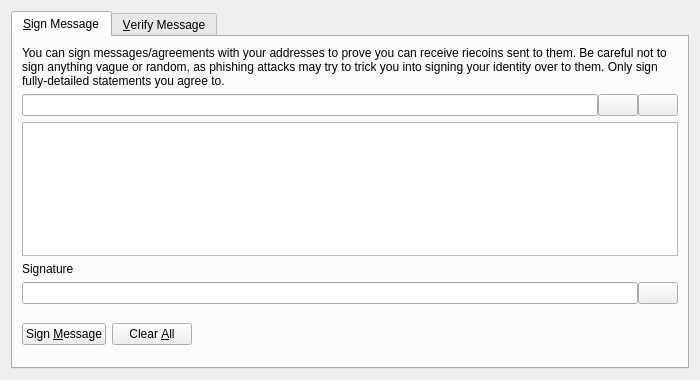
<?xml version="1.0" encoding="UTF-8"?>
<ui version="4.0">
 <class>SignVerifyMessageDialog</class>
 <widget class="QDialog" name="SignVerifyMessageDialog">
  <property name="geometry">
   <rect>
    <x>0</x>
    <y>0</y>
    <width>700</width>
    <height>380</height>
   </rect>
  </property>
  <property name="windowTitle">
   <string>Signatures - Sign / Verify a Message</string>
  </property>
  <property name="modal">
   <bool>true</bool>
  </property>
  <layout class="QVBoxLayout" name="verticalLayout">
   <item>
    <widget class="QTabWidget" name="tabWidget">
     <property name="currentIndex">
      <number>0</number>
     </property>
     <widget class="QWidget" name="tabSignMessage">
      <attribute name="title">
       <string>&amp;Sign Message</string>
      </attribute>
      <layout class="QVBoxLayout" name="verticalLayout_SM">
       <item>
        <widget class="QLabel" name="infoLabel_SM">
         <property name="text">
          <string>You can sign messages/agreements with your addresses to prove you can receive riecoins sent to them. Be careful not to sign anything vague or random, as phishing attacks may try to trick you into signing your identity over to them. Only sign fully-detailed statements you agree to.</string>
         </property>
         <property name="textFormat">
          <enum>Qt::PlainText</enum>
         </property>
         <property name="wordWrap">
          <bool>true</bool>
         </property>
        </widget>
       </item>
       <item>
        <layout class="QHBoxLayout" name="horizontalLayout_1_SM">
         <property name="spacing">
          <number>0</number>
         </property>
         <item>
          <widget class="QValidatedLineEdit" name="addressIn_SM">
           <property name="toolTip">
            <string>The Riecoin address to sign the message with</string>
           </property>
          </widget>
         </item>
         <item>
          <widget class="QPushButton" name="addressBookButton_SM">
           <property name="toolTip">
            <string>Choose previously used address</string>
           </property>
           <property name="text">
            <string/>
           </property>
           <property name="icon">
            <iconset resource="../bitcoin.qrc">
             <normaloff>:/icons/address-book</normaloff>:/icons/address-book</iconset>
           </property>
           <property name="shortcut">
            <string>Alt+A</string>
           </property>
           <property name="autoDefault">
            <bool>false</bool>
           </property>
          </widget>
         </item>
         <item>
          <widget class="QPushButton" name="pasteButton_SM">
           <property name="toolTip">
            <string>Paste address from clipboard</string>
           </property>
           <property name="text">
            <string/>
           </property>
           <property name="icon">
            <iconset resource="../bitcoin.qrc">
             <normaloff>:/icons/editpaste</normaloff>:/icons/editpaste</iconset>
           </property>
           <property name="shortcut">
            <string>Alt+P</string>
           </property>
           <property name="autoDefault">
            <bool>false</bool>
           </property>
          </widget>
         </item>
        </layout>
       </item>
       <item>
        <widget class="QPlainTextEdit" name="messageIn_SM">
         <property name="toolTip">
          <string>Enter the message you want to sign here</string>
         </property>
        </widget>
       </item>
       <item>
        <widget class="QLabel" name="signatureLabel_SM">
         <property name="text">
          <string>Signature</string>
         </property>
         <property name="textFormat">
          <enum>Qt::PlainText</enum>
         </property>
        </widget>
       </item>
       <item>
        <layout class="QHBoxLayout" name="horizontalLayout_2_SM">
         <property name="spacing">
          <number>0</number>
         </property>
         <item>
          <widget class="QLineEdit" name="signatureOut_SM">
           <property name="font">
            <font>
             <italic>true</italic>
            </font>
           </property>
           <property name="readOnly">
            <bool>true</bool>
           </property>
          </widget>
         </item>
         <item>
          <widget class="QPushButton" name="copySignatureButton_SM">
           <property name="toolTip">
            <string>Copy the current signature to the system clipboard</string>
           </property>
           <property name="text">
            <string/>
           </property>
           <property name="icon">
            <iconset resource="../bitcoin.qrc">
             <normaloff>:/icons/editcopy</normaloff>:/icons/editcopy</iconset>
           </property>
           <property name="autoDefault">
            <bool>false</bool>
           </property>
          </widget>
         </item>
        </layout>
       </item>
       <item>
        <layout class="QHBoxLayout" name="horizontalLayout_3_SM">
         <item>
          <widget class="QPushButton" name="signMessageButton_SM">
           <property name="toolTip">
            <string>Sign the message to prove you own this Riecoin address</string>
           </property>
           <property name="text">
            <string>Sign &amp;Message</string>
           </property>
           <property name="icon">
            <iconset resource="../bitcoin.qrc">
             <normaloff>:/icons/edit</normaloff>:/icons/edit</iconset>
           </property>
           <property name="autoDefault">
            <bool>false</bool>
           </property>
          </widget>
         </item>
         <item>
          <widget class="QPushButton" name="clearButton_SM">
           <property name="toolTip">
            <string>Reset all sign message fields</string>
           </property>
           <property name="text">
            <string>Clear &amp;All</string>
           </property>
           <property name="icon">
            <iconset resource="../bitcoin.qrc">
             <normaloff>:/icons/remove</normaloff>:/icons/remove</iconset>
           </property>
           <property name="autoDefault">
            <bool>false</bool>
           </property>
          </widget>
         </item>
         <item>
          <spacer name="horizontalSpacer_1_SM">
           <property name="orientation">
            <enum>Qt::Horizontal</enum>
           </property>
           <property name="sizeHint" stdset="0">
            <size>
             <width>40</width>
             <height>48</height>
            </size>
           </property>
          </spacer>
         </item>
         <item>
          <widget class="QLabel" name="statusLabel_SM">
           <property name="font">
            <font>
             <weight>75</weight>
             <bold>true</bold>
            </font>
           </property>
           <property name="text">
            <string/>
           </property>
           <property name="wordWrap">
            <bool>true</bool>
           </property>
          </widget>
         </item>
         <item>
          <spacer name="horizontalSpacer_2_SM">
           <property name="orientation">
            <enum>Qt::Horizontal</enum>
           </property>
           <property name="sizeHint" stdset="0">
            <size>
             <width>40</width>
             <height>48</height>
            </size>
           </property>
          </spacer>
         </item>
        </layout>
       </item>
      </layout>
     </widget>
     <widget class="QWidget" name="tabVerifyMessage">
      <attribute name="title">
       <string>&amp;Verify Message</string>
      </attribute>
      <layout class="QVBoxLayout" name="verticalLayout_VM">
       <item>
        <widget class="QLabel" name="infoLabel_VM">
         <property name="text">
          <string>Enter the receiver's address, message (ensure you copy line breaks, spaces, tabs, etc. exactly) and signature below to verify the message. Be careful not to read more into the signature than what is in the signed message itself, to avoid being tricked by a man-in-the-middle attack. Note that this only proves the signing party receives with the address, it cannot prove sendership of any transaction!</string>
         </property>
         <property name="textFormat">
          <enum>Qt::PlainText</enum>
         </property>
         <property name="alignment">
          <set>Qt::AlignLeading|Qt::AlignLeft|Qt::AlignTop</set>
         </property>
         <property name="wordWrap">
          <bool>true</bool>
         </property>
        </widget>
       </item>
       <item>
        <layout class="QHBoxLayout" name="horizontalLayout_1_VM">
         <property name="spacing">
          <number>0</number>
         </property>
         <item>
          <widget class="QValidatedLineEdit" name="addressIn_VM">
           <property name="toolTip">
            <string>The Riecoin address the message was signed with</string>
           </property>
          </widget>
         </item>
         <item>
          <widget class="QPushButton" name="addressBookButton_VM">
           <property name="toolTip">
            <string>Choose previously used address</string>
           </property>
           <property name="text">
            <string/>
           </property>
           <property name="icon">
            <iconset resource="../bitcoin.qrc">
             <normaloff>:/icons/address-book</normaloff>:/icons/address-book</iconset>
           </property>
           <property name="shortcut">
            <string>Alt+A</string>
           </property>
           <property name="autoDefault">
            <bool>false</bool>
           </property>
          </widget>
         </item>
        </layout>
       </item>
       <item>
        <widget class="QPlainTextEdit" name="messageIn_VM"/>
       </item>
       <item>
        <widget class="QValidatedLineEdit" name="signatureIn_VM"/>
       </item>
       <item>
        <layout class="QHBoxLayout" name="horizontalLayout_2_VM">
         <item>
          <widget class="QPushButton" name="verifyMessageButton_VM">
           <property name="toolTip">
            <string>Verify the message to ensure it was signed with the specified Riecoin address</string>
           </property>
           <property name="text">
            <string>Verify &amp;Message</string>
           </property>
           <property name="icon">
            <iconset resource="../bitcoin.qrc">
             <normaloff>:/icons/transaction_0</normaloff>:/icons/transaction_0</iconset>
           </property>
           <property name="autoDefault">
            <bool>false</bool>
           </property>
          </widget>
         </item>
         <item>
          <widget class="QPushButton" name="clearButton_VM">
           <property name="toolTip">
            <string>Reset all verify message fields</string>
           </property>
           <property name="text">
            <string>Clear &amp;All</string>
           </property>
           <property name="icon">
            <iconset resource="../bitcoin.qrc">
             <normaloff>:/icons/remove</normaloff>:/icons/remove</iconset>
           </property>
           <property name="autoDefault">
            <bool>false</bool>
           </property>
          </widget>
         </item>
         <item>
          <spacer name="horizontalSpacer_1_VM">
           <property name="orientation">
            <enum>Qt::Horizontal</enum>
           </property>
           <property name="sizeHint" stdset="0">
            <size>
             <width>40</width>
             <height>48</height>
            </size>
           </property>
          </spacer>
         </item>
         <item>
          <widget class="QLabel" name="statusLabel_VM">
           <property name="font">
            <font>
             <weight>75</weight>
             <bold>true</bold>
            </font>
           </property>
           <property name="text">
            <string/>
           </property>
           <property name="wordWrap">
            <bool>true</bool>
           </property>
          </widget>
         </item>
         <item>
          <spacer name="horizontalSpacer_2_VM">
           <property name="orientation">
            <enum>Qt::Horizontal</enum>
           </property>
           <property name="sizeHint" stdset="0">
            <size>
             <width>40</width>
             <height>48</height>
            </size>
           </property>
          </spacer>
         </item>
        </layout>
       </item>
      </layout>
     </widget>
    </widget>
   </item>
  </layout>
 </widget>
 <customwidgets>
  <customwidget>
   <class>QValidatedLineEdit</class>
   <extends>QLineEdit</extends>
   <header>qt/qvalidatedlineedit.h</header>
  </customwidget>
 </customwidgets>
 <resources>
  <include location="../bitcoin.qrc"/>
 </resources>
 <connections/>
</ui>
